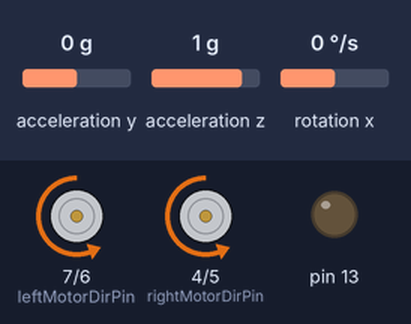
Bench run of a sketch on a simulated Arduino Uno, built for the host (arithmetic inside an expression is 32-bit, double 64-bit). Shown: direction and speed pins drawn as motors (green arrow = direction pin HIGH = forward, orange = LOW = backward, longer = more drive), output pins drawn as LEDs (lit = HIGH). Inputs (shaded band) come from the test bench; at power-on: rotation x 0 °/s, acceleration y 0 g, acceleration z 1 g.

Above: at 1.2 s.
1.3 s: rotation x set to -6 °/s
At 2.6 s:
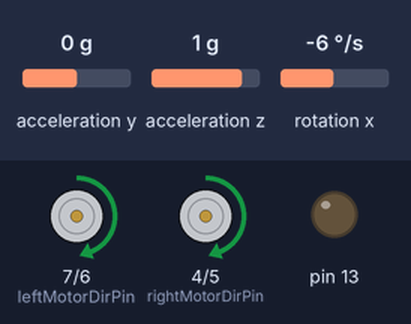
3.2 s: rotation x set to 2 °/s
At 4.8 s:
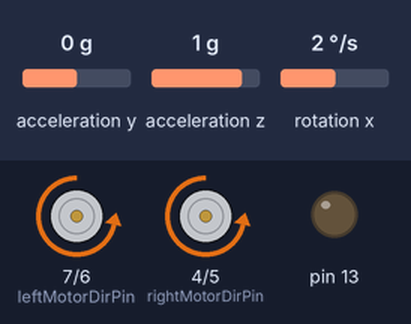
5.4 s: acceleration y set to -1.4 g
At 5.9 s:
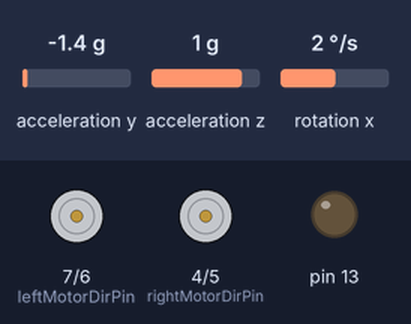
6.9 s: acceleration y set to 0 g
At 8.5 s:
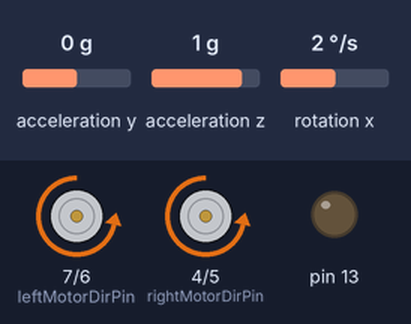
Timing chart, 0 to 10.0 s (numbered marks = the images above; inputs shaded):
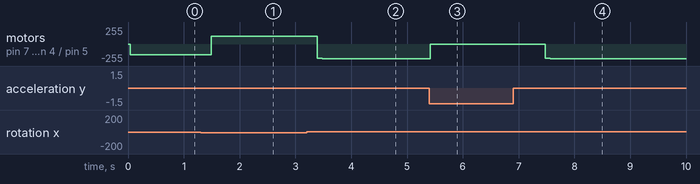

Measured:
- after the input at 1.3 s, motor on pin 7 (leftMotorDirPin) / pin 6 (leftMotorPWMPin), motor on pin 4 (rightMotorDirPin) / pin 5 (rightMotorPWMPin): backward 160/255 → forward 117/255 after 0.19 s, → forward 116/255 0.11 s later, → forward 115/255 0.16 s later
- after the input at 3.2 s, motor on pin 7 (leftMotorDirPin) / pin 6 (leftMotorPWMPin), motor on pin 4 (rightMotorDirPin) / pin 5 (rightMotorPWMPin): forward 115/255 → backward 218/255 after 0.19 s, → backward 219/255 0.18 s later, → backward 220/255 0.32 s later
- after the input at 5.4 s, motor on pin 7 (leftMotorDirPin) / pin 6 (leftMotorPWMPin), motor on pin 4 (rightMotorDirPin) / pin 5 (rightMotorPWMPin): backward 220/255 → stopped at once
- after the input at 6.9 s, motor on pin 7 (leftMotorDirPin) / pin 6 (leftMotorPWMPin), motor on pin 4 (rightMotorDirPin) / pin 5 (rightMotorPWMPin): stopped → backward 218/255 after 0.57 s, → backward 219/255 0.18 s later, → backward 220/255 0.32 s later

The sketch:

dc.ino
```cpp
#include "Wire.h"
#include "I2Cdev.h"
#include "MPU6050.h"
#include "math.h"

#define leftMotorPWMPin   6
#define leftMotorDirPin   7
#define rightMotorPWMPin  5
#define rightMotorDirPin  4

#define Kp  40
#define Kd  0.05
#define Ki  40
#define sampleTime  0.005
#define targetAngle -2.5

MPU6050 mpu;

int16_t accY, accZ, gyroX;
volatile int motorPower, gyroRate;
volatile float accAngle, gyroAngle, currentAngle, prevAngle=0, error, prevError=0, errorSum=0;
volatile byte count=0;

void setMotors(int leftMotorSpeed, int rightMotorSpeed) {
  if(leftMotorSpeed >= 0) {
    analogWrite(leftMotorPWMPin, leftMotorSpeed);
    digitalWrite(leftMotorDirPin, LOW);
  }
  else {
    analogWrite(leftMotorPWMPin, 255 + leftMotorSpeed);
    digitalWrite(leftMotorDirPin, HIGH);
  }
  if(rightMotorSpeed >= 0) {
    analogWrite(rightMotorPWMPin, rightMotorSpeed);
    digitalWrite(rightMotorDirPin, LOW);
  }
  else {
    analogWrite(rightMotorPWMPin, 255 + rightMotorSpeed);
    digitalWrite(rightMotorDirPin, HIGH);
  }
}

void init_PID() {
  // initialize Timer1
  cli();          // disable global interrupts
  TCCR1A = 0;     // set entire TCCR1A register to 0
  TCCR1B = 0;     // same for TCCR1B
  // set compare match register to set sample time 5ms
  OCR1A = 9999;
  // turn on CTC mode
  TCCR1B |= (1 << WGM12);
  // Set CS11 bit for prescaling by 8
  TCCR1B |= (1 << CS11);
  // enable timer compare interrupt
  TIMSK1 |= (1 << OCIE1A);
  sei();          // enable global interrupts
}

void setup() {
  // set the motor control and PWM pins to output mode
  pinMode(leftMotorPWMPin, OUTPUT);
  pinMode(leftMotorDirPin, OUTPUT);
  pinMode(rightMotorPWMPin, OUTPUT);
  pinMode(rightMotorDirPin, OUTPUT);
  // set the status LED to output mode
  pinMode(13, OUTPUT);
  // initialize the MPU6050 and set offset values
  mpu.initialize();
  mpu.setYAccelOffset(1593);
  mpu.setZAccelOffset(963);
  mpu.setXGyroOffset(40);
  // initialize PID sampling loop
  init_PID();
}

void loop() {
  // read acceleration and gyroscope values
  accY = mpu.getAccelerationY();
  accZ = mpu.getAccelerationZ();
  gyroX = mpu.getRotationX();

  // calculate the angle of inclination
  accAngle = atan2(accY, accZ)*RAD_TO_DEG;
  gyroRate = map(gyroX, -32768, 32767, -250, 250);
  gyroAngle = (float)gyroRate*sampleTime;
  currentAngle = 0.9934*(prevAngle + gyroAngle) + 0.0066*(accAngle);

  error = currentAngle - targetAngle;
  errorSum = errorSum + error;
  errorSum = constrain(errorSum, -300, 300);

  // calculate output from P, I and D values
  motorPower = Kp*(error) + Ki*(errorSum)*sampleTime - Kd*(currentAngle-prevAngle)/sampleTime;
  prevAngle = currentAngle;

  // set motor power after constraining it
  motorPower = constrain(motorPower, -255, 255);
  setMotors(motorPower, motorPower);
}
```
